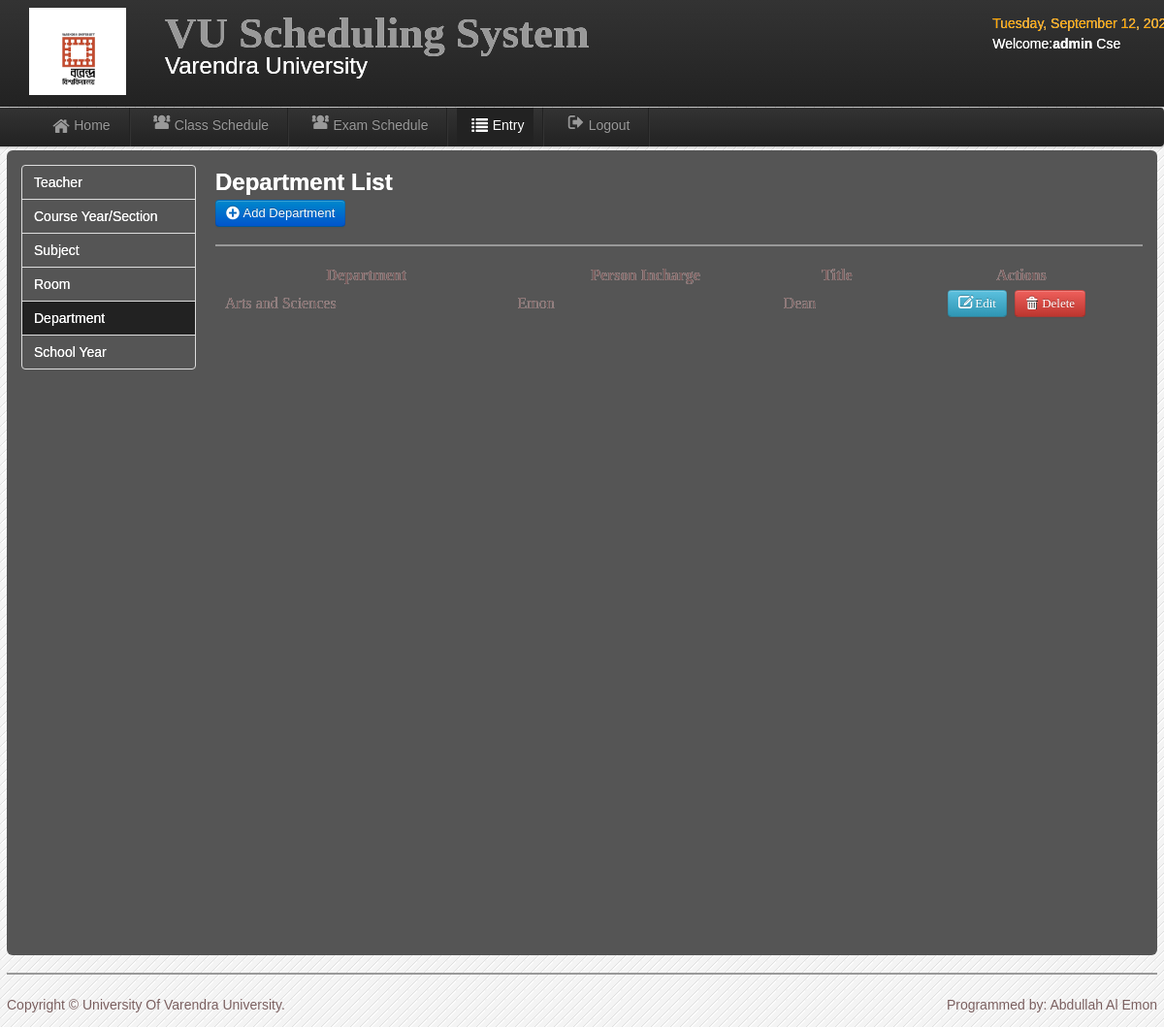
Screenshot of /admin/CIT_department.php (signed in) with the database file from the repository.
### tables this page shows
CREATE TABLE `users` (
  `User_id` int(11) NOT NULL,
  `UserName` varchar(20) NOT NULL,
  `Password` varchar(20) NOT NULL,
  `User_Type` varchar(20) NOT NULL,
  `FirstName` varchar(30) NOT NULL,
  `LastName` varchar(30) NOT NULL,
  `College` varchar(20) NOT NULL
);

CREATE TABLE `departmet` (
  `department_id` int(11) NOT NULL,
  `person_incharge` varchar(50) NOT NULL,
  `title` varchar(50) NOT NULL,
  `department` varchar(100) NOT NULL
);

### admin/session.php (called while the page is built, shortened)
<?php
        $id_session=$_SESSION['id'];
?>

### admin/CIT_department.php (the view, shortened to what this page needs)
<?php include('session.php'); include('header.php'); include('dbcon.php'); ?>
<body>
<?php include('nav-top1.php'); ?>
    <div class="navbar navbar-fixed-top1">
    <div class="navbar-inner">
    <div class="container">
	<div class="marg">
    <ul class="nav">
  <li>
    <a href="user_home.php"><i class="icon-home icon-large"></i>Home</a>
  </li>
   <li class="divider-vertical"></li>
  <li><a href="user_schedule.php"><i class="icon-group icon-large"></i>Class Schedule</a></li>
   <li class="divider-vertical"></li>
    <li><a href="CIT_exam_schedule.php"><i class="icon-group icon-large"></i>Exam Schedule</a></li>
   <li class="divider-vertical"></li>
  <li class="active"><a href="CIT_record.php"><i class="icon-list icon-large"></i>Entry</a></li>
   <li class="divider-vertical"></li>
  <li><a id="logout" data-toggle="modal" href="#myModal"><i class="icon-signout icon-large"></i>Logout</a></li>
   <li class="divider-vertical"></li>
</ul>
    </div>
    </div>
    </div>
    </div>
<div class="wrapper">
<div id="element" class="hero-body-course">
<div class="left-nav">
<ul class="nav nav-tabs nav-stacked">
  <li><a href="CIT_record.php"><font color="white">Teacher</font></a></li>
  <li><a href="CIT_course.php"><font color="white">Course Year/Section</font></a></li>
  <li><a href="CIT_subject.php"><font color="white">Subject</font></a></li>
  <li><a href="CIT_room.php"><font color="white">Room</font></a></li>
  <li class="active"><a href="CIT_department.php"><font color="white">Department</font></a></li>
  <li><a href="CIT_shool_year.php"><font color="white">School Year</font></a></li>
</ul>
</div>
<div class="right-nav-content">
<h2><font color="white">Department List</font></h2>
	<a class="btn btn-primary"  href="CIT_add_department.php">  <i class="icon-plus-sign icon-large"></i>&nbsp;Add Department</a>
	<hr>
	<table class="users-table">
<div class="demo_jui">
		<table cellpadding="0" cellspacing="0" border="0" class="display" id="log" class="jtable">
			<thead>
				<tr>
				<th>Department</th>
				<th>Person Incharge</th>
				<th>Title</th>
				<th>Actions</th>
				</tr>
			</thead>
			<tbody>
<?php
$result=mysqli_query($conn,"select * from departmet")or die(mysqli_error());
while($row=mysqli_fetch_array($result)){ $id=$row['department_id'];
?>
<tr class="del<?php echo $id ?>">
	<td><?php echo $row['department'] ?></td>
	<td><?php echo $row['person_incharge'] ?></td>
	<td><?php echo $row['title'] ?></td>
	<td align="center" width="240">
	<a class="btn btn-info" href="CIT_edit_department.php<?php echo '?id='.$id; ?>"><i class="icon-edit icon-large"></i>&nbsp;Edit</a>&nbsp;
	<a class="btn btn-danger1"  id="<?php echo $id; ?>">  <i class="icon-trash icon-large"></i>&nbsp;Delete</a>
</td>
<?php }  ?>
	</tr>
			</tbody>
		</table>
</div>
	</div>
<?php include('footer.php');?>
</div>
</body>

### admin/nav-top1.php
	<div class="navbar navbar-fixed-top">
	<div class="navbar-inner">
	<div class="container">
		<a class="branded">
		<img src="img/vu.jpg" width="100" height="90">
 	</a>
	<a class="brand">
	 <h1>VU Scheduling System</h1>
	 <div class="chmsc_nav"><font size="5" style="Bookman Old Style" color="white">Varendra University</font></div>
 	</a>
<div class="time_top">
<font color="orange">
  <?php
 $Today=date('y:m:d');
$new=date('l, F d, Y',strtotime($Today));
echo $new; ?>
</font>
<?php
$logout_query=mysqli_query($conn,"select * from users where User_id=$id_session");
$row=mysqli_fetch_array($logout_query);
$type=$row['User_Type'];
?>
<p><font color="white">Welcome:<b><?php echo $type;?></b>
<?php echo $row['College'] ?></p></font>
</div>
	</div>
	</div>
	</div>

### admin/css/style.css (style rules this page uses)
* { margin:0; padding:0; }
body { font-family:"Trebuchet MS", "Myriad Pro", Arial, sans-serif; font-size:14px; background:#f4f4f4 url(../img/bg.gif) repeat top left; color:rgb(121, 94, 94); text-shadow:0px 0px 0px #fff;; }
h1 { font-size:45px; }
a { color:#777; }
p { padding:5px 0px; }
.wrapper { width:1186px; margin:10px auto; min-height:550px; }

### admin/css/datatable/demo_table_jui.css (style rules this page uses)
table.display thead th { cursor: pointer; padding: 3px 0 3px 10px; }
table.display { border-collapse: collapse; clear: both; margin: 0 auto; width: 100%; }
table.display td { padding: 3px 10px; }

### rows the page displays
users: User_Type "admin", College "Cse"
departmet: department "Arts and Sciences", person_incharge "Emon", title "Dean"
